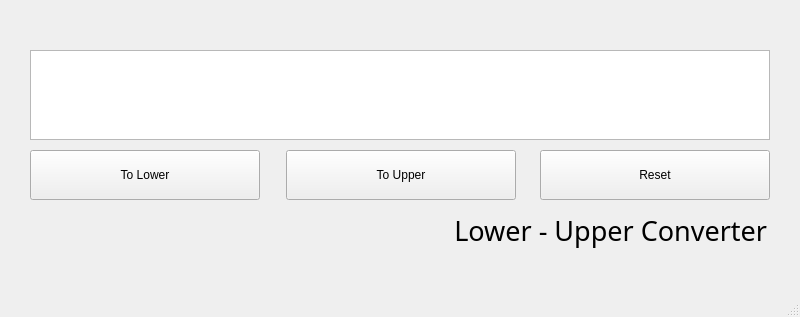
<?xml version="1.0" encoding="UTF-8"?>
<ui version="4.0">
 <class>MainWindow</class>
 <widget class="QMainWindow" name="MainWindow">
  <property name="geometry">
   <rect>
    <x>0</x>
    <y>0</y>
    <width>800</width>
    <height>317</height>
   </rect>
  </property>
  <property name="windowTitle">
   <string>Lower - Upper Converter</string>
  </property>
  <widget class="QWidget" name="centralwidget">
   <widget class="QTextEdit" name="textEdit">
    <property name="geometry">
     <rect>
      <x>30</x>
      <y>50</y>
      <width>740</width>
      <height>90</height>
     </rect>
    </property>
    <property name="font">
     <font>
      <family>Cascadia Code SemiBold</family>
      <pointsize>15</pointsize>
     </font>
    </property>
    <property name="layoutDirection">
     <enum>Qt::LeftToRight</enum>
    </property>
    <property name="autoFillBackground">
     <bool>false</bool>
    </property>
    <property name="lineWidth">
     <number>0</number>
    </property>
   </widget>
   <widget class="QPushButton" name="btn__lower">
    <property name="geometry">
     <rect>
      <x>30</x>
      <y>150</y>
      <width>230</width>
      <height>50</height>
     </rect>
    </property>
    <property name="text">
     <string>To Lower</string>
    </property>
   </widget>
   <widget class="QPushButton" name="btn__reset">
    <property name="geometry">
     <rect>
      <x>540</x>
      <y>150</y>
      <width>230</width>
      <height>50</height>
     </rect>
    </property>
    <property name="text">
     <string>Reset</string>
    </property>
   </widget>
   <widget class="QPushButton" name="btn__upper">
    <property name="geometry">
     <rect>
      <x>286</x>
      <y>150</y>
      <width>230</width>
      <height>50</height>
     </rect>
    </property>
    <property name="text">
     <string>To Upper</string>
    </property>
   </widget>
   <widget class="QLabel" name="label">
    <property name="geometry">
     <rect>
      <x>26</x>
      <y>190</y>
      <width>741</width>
      <height>81</height>
     </rect>
    </property>
    <property name="palette">
     <palette>
      <active>
       <colorrole role="Text">
        <brush brushstyle="SolidPattern">
         <color alpha="255">
          <red>105</red>
          <green>105</green>
          <blue>105</blue>
         </color>
        </brush>
       </colorrole>
       <colorrole role="PlaceholderText">
        <brush brushstyle="SolidPattern">
         <color alpha="128">
          <red>105</red>
          <green>105</green>
          <blue>105</blue>
         </color>
        </brush>
       </colorrole>
      </active>
      <inactive>
       <colorrole role="Text">
        <brush brushstyle="SolidPattern">
         <color alpha="255">
          <red>105</red>
          <green>105</green>
          <blue>105</blue>
         </color>
        </brush>
       </colorrole>
       <colorrole role="PlaceholderText">
        <brush brushstyle="SolidPattern">
         <color alpha="128">
          <red>105</red>
          <green>105</green>
          <blue>105</blue>
         </color>
        </brush>
       </colorrole>
      </inactive>
      <disabled>
       <colorrole role="Text">
        <brush brushstyle="SolidPattern">
         <color alpha="255">
          <red>120</red>
          <green>120</green>
          <blue>120</blue>
         </color>
        </brush>
       </colorrole>
       <colorrole role="PlaceholderText">
        <brush brushstyle="SolidPattern">
         <color alpha="128">
          <red>0</red>
          <green>0</green>
          <blue>0</blue>
         </color>
        </brush>
       </colorrole>
      </disabled>
     </palette>
    </property>
    <property name="font">
     <font>
      <family>Cascadia Code SemiBold</family>
      <pointsize>20</pointsize>
     </font>
    </property>
    <property name="text">
     <string>Lower - Upper Converter</string>
    </property>
    <property name="alignment">
     <set>Qt::AlignRight|Qt::AlignTrailing|Qt::AlignVCenter</set>
    </property>
   </widget>
  </widget>
  <widget class="QMenuBar" name="menubar">
   <property name="geometry">
    <rect>
     <x>0</x>
     <y>0</y>
     <width>800</width>
     <height>21</height>
    </rect>
   </property>
  </widget>
  <widget class="QStatusBar" name="statusbar"/>
 </widget>
 <resources/>
 <connections/>
</ui>
